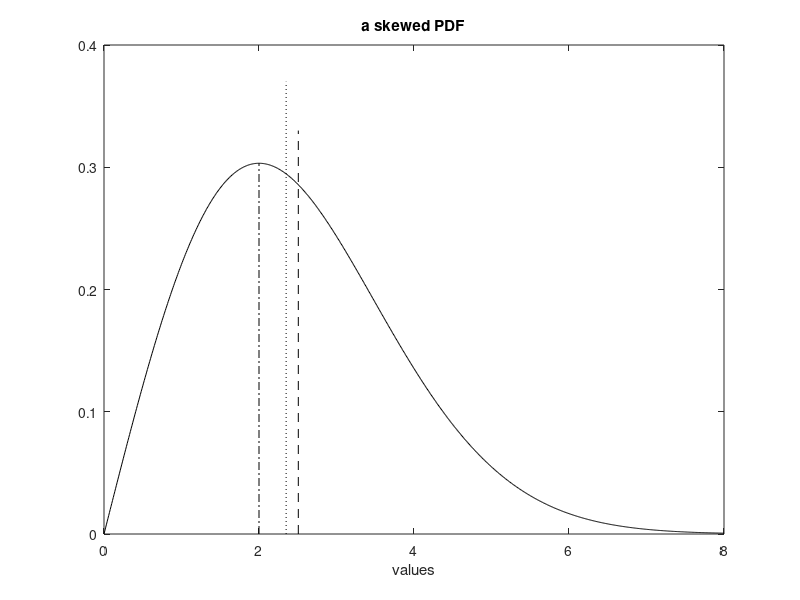

Recreate this plot in MATLAB.
% A skewed PDF with mean, median and mode
v=0:0.01:8;                             %values set
alpha=2;                                %random variable parameter
ypdf=raylpdf(v,alpha);                  %Rayleigh PDF
plot(v,ypdf,'k'); hold on;              %plots figure
axis([0 8 0 0.4]);
xlabel('values'); 
title('a skewed PDF');
fs=100;                                 %sampling frequency in Hz
tiv=1/fs;                               %time interval between samples;
t=0:tiv:(20-tiv);                       %time intervals set (2000 values)
N=length(t);                            %number of data points
y=raylrnd(alpha,N,1);                   %random signal data set
mu=mean(y);                             %mean of y
vo=median(y);                           %median of y
[pky,pki]=max(ypdf);                    %peak of the PDF
plot([mu mu],[0 0.33],'--k');           %mean
plot([vo vo],[0 0.37],':k');            %median
plot([v(pki) v(pki)],[0 pky],'-.k');    %mode
